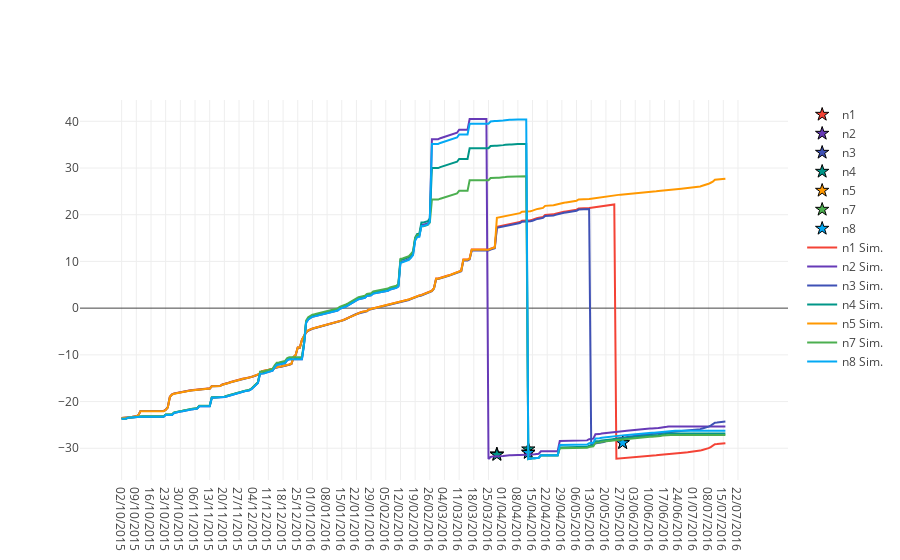

The cell this chart's notebook holds for it:
### Code cell
%matplotlib inline
import plotlycred
figname = transect + variable + 'D3.png'

online = False
if online:
    # fig = py.iplot(data) 
    fig = go.Figure(data=data) # , layout=layout)
    py.image.save_as(fig, filename=figname)
else:
    iplot(data)

### Figure 1 — Plotly figure (JSON) as saved in the notebook; plotly's stock layout.template omitted (floating-point values rounded to 4 significant figures; data arrays with more than 128 entries replaced by an {"elided": "..."} marker saying what was removed)
{"data": [{"marker": {"color": "#F44336", "line": {"color": "black", "width": 1}, "size": 10, "symbol": "star"}, "mode": "markers", "name": "n1", "type": "scatter", "x": {"elided": "299 str values"}, "y": {"elided": "299 null values"}}, {"marker": {"color": "#673AB7", "line": {"color": "black", "width": 1}, "size": 10, "symbol": "star"}, "mode": "markers", "name": "n2", "type": "scatter", "x": {"elided": "299 str values"}, "y": {"elided": "299 null values"}}, {"marker": {"color": "#3F51B5", "line": {"color": "black", "width": 1}, "size": 10, "symbol": "star"}, "mode": "markers", "name": "n3", "type": "scatter", "x": {"elided": "299 str values"}, "y": {"elided": "299 float values"}}, {"marker": {"color": "#009688", "line": {"color": "black", "width": 1}, "size": 10, "symbol": "star"}, "mode": "markers", "name": "n4", "type": "scatter", "x": {"elided": "299 str values"}, "y": {"elided": "299 float values"}}, {"marker": {"color": "#FF9800", "line": {"color": "black", "width": 1}, "size": 10, "symbol": "star"}, "mode": "markers", "name": "n5", "type": "scatter", "x": {"elided": "299 str values"}, "y": {"elided": "299 null values"}}, {"marker": {"color": "#4CAF50", "line": {"color": "black", "width": 1}, "size": 10, "symbol": "star"}, "mode": "markers", "name": "n7", "type": "scatter", "x": {"elided": "299 str values"}, "y": {"elided": "299 float values"}}, {"marker": {"color": "#03A9F4", "line": {"color": "black", "width": 1}, "size": 10, "symbol": "star"}, "mode": "markers", "name": "n8", "type": "scatter", "x": {"elided": "299 str values"}, "y": {"elided": "299 float values"}}, {"marker": {"color": "#F44336"}, "mode": "lines", "name": "n1 Sim.", "type": "scatter", "x": {"elided": "299 str values"}, "y": {"elided": "289 float values"}}, {"marker": {"color": "#673AB7"}, "mode": "lines", "name": "n2 Sim.", "type": "scatter", "x": {"elided": "299 str values"}, "y": {"elided": "289 float values"}}, {"marker": {"color": "#3F51B5"}, "mode": "lines", "name": "n3 Sim.", "type": "scatter", "x": {"elided": "299 str values"}, "y": {"elided": "289 float values"}}, {"marker": {"color": "#009688"}, "mode": "lines", "name": "n4 Sim.", "type": "scatter", "x": {"elided": "299 str values"}, "y": {"elided": "289 float values"}}, {"marker": {"color": "#FF9800"}, "mode": "lines", "name": "n5 Sim.", "type": "scatter", "x": {"elided": "299 str values"}, "y": {"elided": "289 float values"}}, {"marker": {"color": "#4CAF50"}, "mode": "lines", "name": "n7 Sim.", "type": "scatter", "x": {"elided": "299 str values"}, "y": {"elided": "289 float values"}}, {"marker": {"color": "#03A9F4"}, "mode": "lines", "name": "n8 Sim.", "type": "scatter", "x": {"elided": "299 str values"}, "y": {"elided": "289 float values"}}], "layout": {}}
